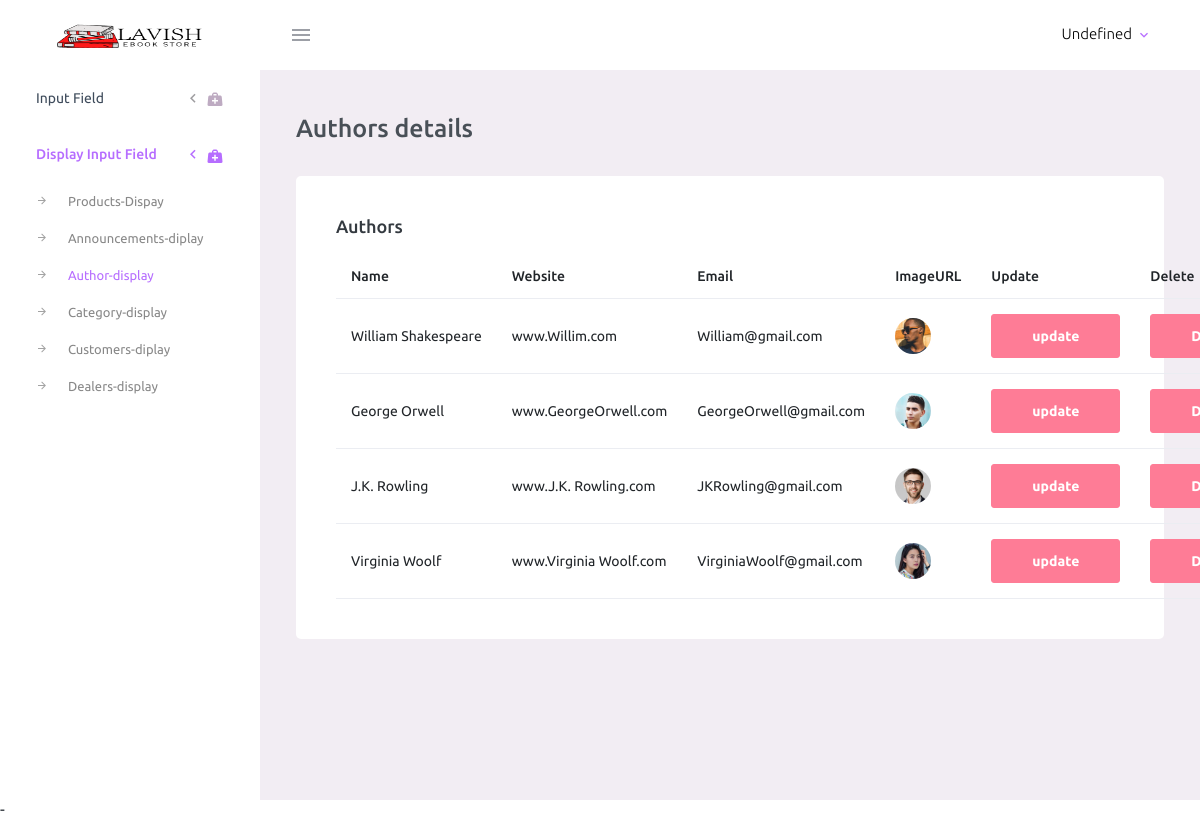
The page /Admin_Panel/author-display.php on the database its author committed.
### tables this page shows
CREATE TABLE `authors` (
  `AuthorID` int(50) NOT NULL,
  `AuthorName` varchar(255) DEFAULT NULL,
  `Website` varchar(255) DEFAULT NULL,
  `Email` varchar(255) DEFAULT NULL,
  `ImageURL` varchar(255) DEFAULT NULL
);

### Admin_Panel/author-display.php (the view, shortened to what this page needs)
<?php
include "shared/_navbar.php";
?>
      <div class="container-fluid page-body-wrapper">
        <?php
include "shared/_sidebar.php";
?>
        <div class="main-panel">
          <div class="content-wrapper">
            <div class="page-header">
              <nav aria-label="breadcrumb">
                  <h3 class="breadcrumb-item active" aria-current="page">Authors details</h3>
              </nav>
            </div>
            <div class="row">
              <div class="col  stretch-card">
                <div class="card">
                  <div class="card-body">
                    <h4 class="card-title">Authors</h4>
                    <table class="table ">
                      <thead>
                        <tr>
                          <th>Name</th>
                          <th>Website</th>
                          <th>Email</th>
                          <th>ImageURL</th>
                         <th>Update</th>
                         <th>Delete</th>
                        </tr>
                      </thead>
                      <tbody>
                        <?php
                        $qureyy = "SELECT * FROM `authors` ";
                        $run = mysqli_query($conn,$qureyy);
                        while($data = mysqli_fetch_assoc($run))
                        {
                        ?>
                        <tr>
                          <td> <?php echo $data['AuthorName'] ?></td>
                          <td> <?php echo $data['Website'] ?></td>
                          <td> <?php echo $data['Email'] ?></td>
                          <td><img src="<?php echo $data['ImageURL'] ?>" > </td>
                          <td> <a href="author-update.php?updateId=<?php echo $data['AuthorID']?>" class="btn btn-danger">update</a></td>
                          <td> <a href="author-delete.php?deleteid=<?php echo $data['AuthorID']?>" class="btn btn-danger">Delete</a></td>
                        </tr>
<?php
}?>
                      </tbody>
                    </table>
                  </div>
                </div>
              </div>
        </div>
          </div>
        </div>
          <?php
include "shared/_footer.php";
?>-

### rows shown on the page
authors: AuthorName "William Shakespeare", Website "www.Willim.com", Email "William@gmail.com", ImageURL (picture)
authors: AuthorName "George Orwell", Website "www.GeorgeOrwell.com", Email "GeorgeOrwell@gmail.com", ImageURL (picture)
authors: AuthorName "J.K. Rowling", Website "www.J.K. Rowling.com", Email "JKRowling@gmail.com", ImageURL (picture)
authors: AuthorName "Virginia Woolf", Website "www.Virginia Woolf.com", Email "VirginiaWoolf@gmail.com", ImageURL (picture)
